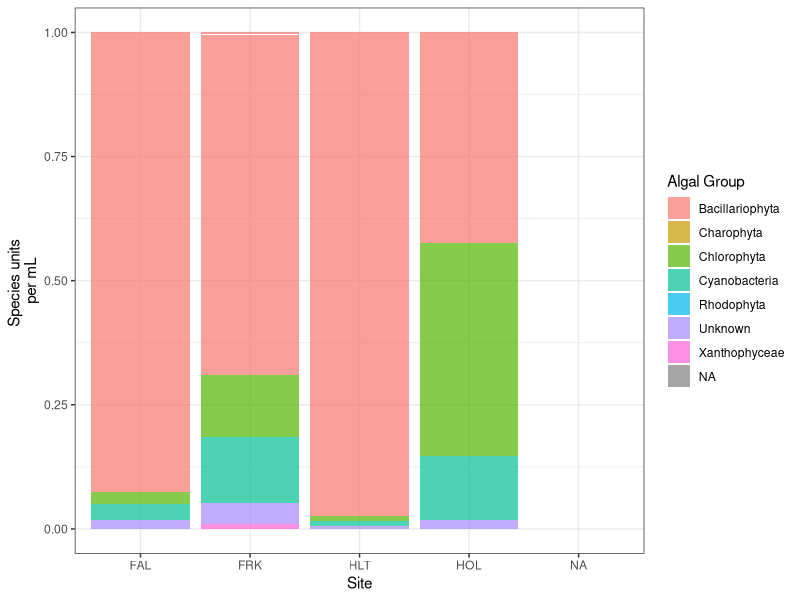
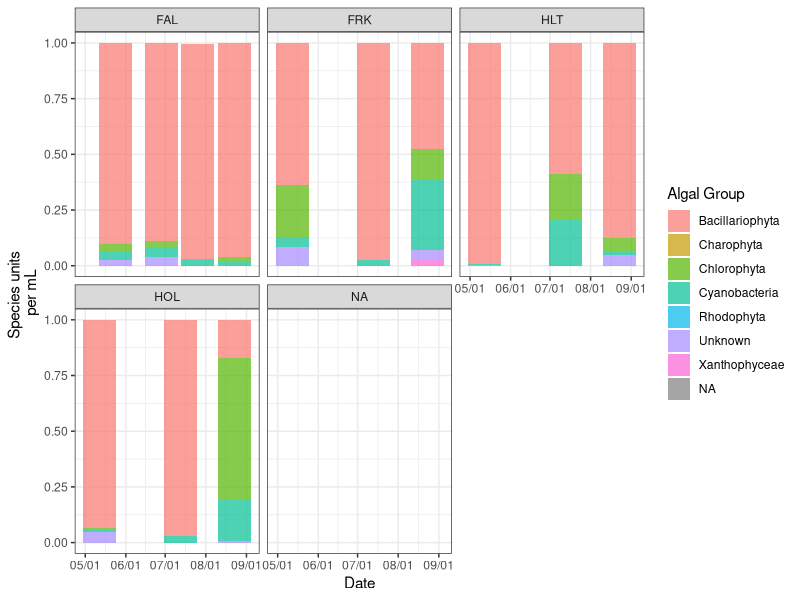
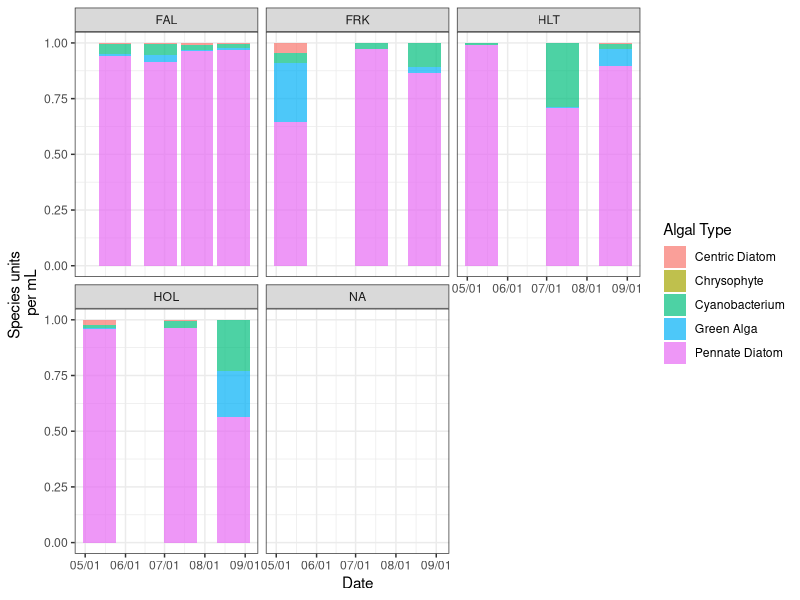
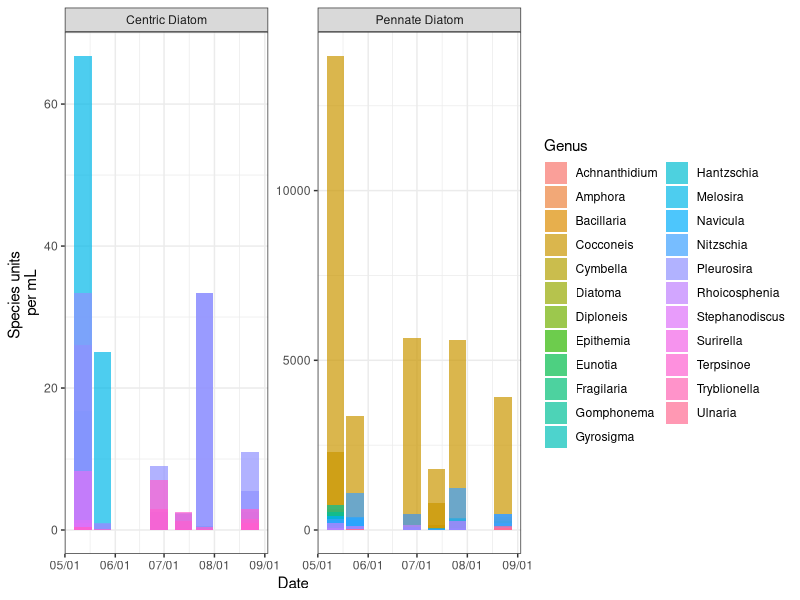
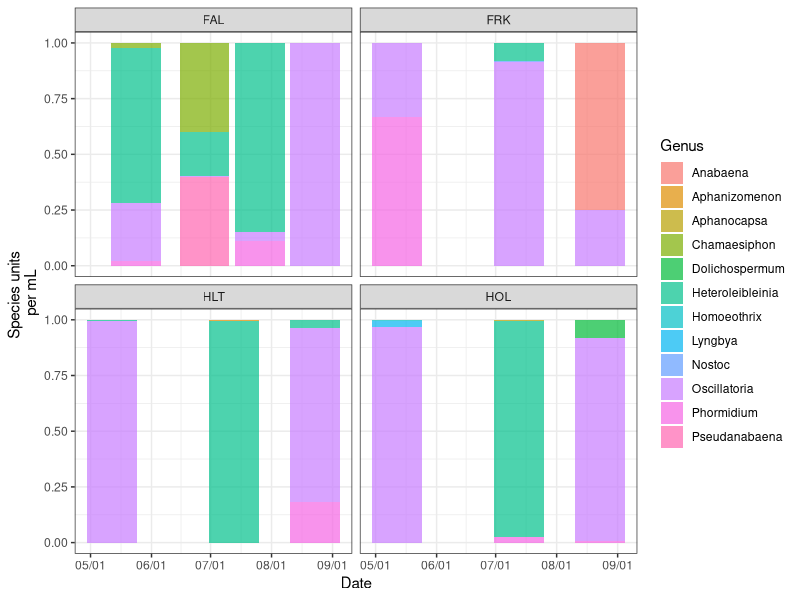
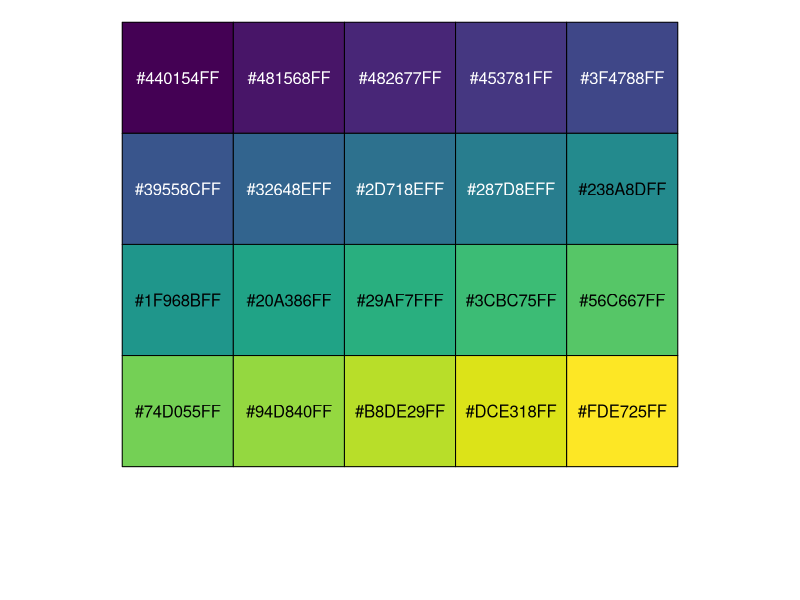
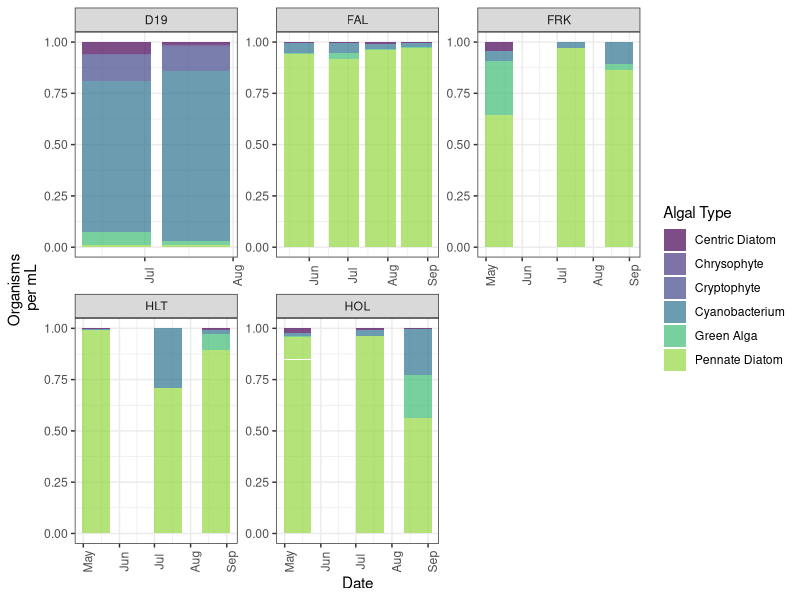

Write the R code that produced these figures, in order. (Note: this script raises an error after producing the figures.)
#Purpose: import, clean, wrangle and plot GreenWater Labs epiphytic algal community data
#(scraped from submerged aquatic vegetation by DWR NCRO) and from 1 meter grab samples at D19
#(collected by DWR EMP) from the Central Delta 2022
#Created on 10/19/2022
#Author: Elena Huynh, adapted from Rosemary Hartman and Dave Bosworth

rm(list = ls())

#Load packages
library(dplyr)
library(tidyr)
library(readxl)
library(purrr)
library(ggplot2)
library(lubridate)
library(scales)
library(tibble)
library(viridis)

library(here)
library(readxl)
##### 1. import data -----------------------------------------------------------
#setwd("GWL data")


#GreenWater Data
may <- read_excel(here("analysis_2022/data_raw/DWR_EpiphyticAlgae_Counts_220512.xlsx"),
                  col_names= c("Sample ID", "Site","Date", "Taxa", "Algal Group", "Counting Unit", "Cells_unit", "SpeciesUnits_ml", "SpeciesCells_ml","GroupTotalUnits_ml", "GroupTotalCells_ml","SampleTotalUnits_ml","SampleTotalCells_ml"), skip = 2) %>%
  mutate(Date = mdy(Date))

may24 <- read_excel(here("analysis_2022/data_raw/DWR_EpiphyticAlgae_Counts_220524.xlsx"),
                    col_names=c("Sample ID", "Site","Date", "Taxa", "Algal Group", "Counting Unit", "Cells_unit", "SpeciesUnits_ml", "SpeciesCells_ml","GroupTotalUnits_ml", "GroupTotalCells_ml","SampleTotalUnits_ml","SampleTotalCells_ml"), skip = 2) %>%
  mutate(Date = mdy(Date))

jun <- read_excel(here("analysis_2022/data_raw/DWR_EpiphyticAlgae_Counts_220607.xlsx"),
                  col_names=c("Sample ID", "Site","Date", "Time","Taxa", "Algal Group", "Counting Unit", "Cells_unit", "SpeciesUnits_ml", "SpeciesCells_ml","GroupTotalUnits_ml", "GroupTotalCells_ml","SampleTotalUnits_ml","SampleTotalCells_ml"), skip = 2) %>%
                  mutate(Date = mdy(Date))%>%
  dplyr::select(Time)

jun28 <- read_excel(here("analysis_2022/data_raw/DWR_EpiphyticAlgae_Counts_220628.xlsx"),
                    col_names=c("Sample ID", "Site","Time","Date","Taxa", "Algal Group", "Counting Unit", "Cells_unit", "SpeciesUnits_ml", "SpeciesCells_ml","GroupTotalUnits_ml", "GroupTotalCells_ml","SampleTotalUnits_ml","SampleTotalCells_ml"), skip = 2) %>%
  mutate(Date = lubridate::mdy(Date))%>%
  dplyr::select(-Time)

jul <- read_excel(here("analysis_2022/data_raw/DWR_EpiphyticAlgae_Counts_220713.xlsx"),
                  col_names=c("Sample ID", "Site","Date","Time", "Taxa","Algal Group", "Counting Unit", "Cells_unit", "SpeciesUnits_ml", "SpeciesCells_ml","GroupTotalUnits_ml", "GroupTotalCells_ml","SampleTotalUnits_ml","SampleTotalCells_ml"), skip = 2)%>%
  mutate(Date = mdy(Date))%>%
  dplyr::select(-Time)

jul26 <- read_excel(here("analysis_2022/data_raw/DWR_EpiphyticAlgae_Counts_220726.xlsx"),
                    col_names=c("Sample ID", "Site","Time", "Date", "Taxa","Algal Group", "Counting Unit", "Cells_unit", "SpeciesUnits_ml", "SpeciesCells_ml","GroupTotalUnits_ml", "GroupTotalCells_ml","SampleTotalUnits_ml","SampleTotalCells_ml"), skip = 2) %>%
  mutate(Date = lubridate::mdy(Date))%>%
  dplyr::select(-Time)

aug <- read_excel(here("analysis_2022/data_raw/DWR_EpiphyticAlgae_Counts_220823.xlsx"),
                  col_names=c("Sample ID", "Site","Date","Time", "Taxa","Algal Group", "Counting Unit", "Cells_unit", "SpeciesUnits_ml", "SpeciesCells_ml","GroupTotalUnits_ml", "GroupTotalCells_ml","SampleTotalUnits_ml","SampleTotalCells_ml"), skip = 2)%>%
  mutate(Date = mdy(Date))%>%
  dplyr::select(-Time)

aug31 <- read_excel(here("analysis_2022/data_raw/DWR_EpiphyticAlgae_Counts_220831.xlsx"),
                    col_names=c("Sample ID", "Site","Time", "Date","Taxa","Algal Group", "Counting Unit", "Cells_unit", "SpeciesUnits_ml", "SpeciesCells_ml","GroupTotalUnits_ml", "GroupTotalCells_ml","SampleTotalUnits_ml","SampleTotalCells_ml"), skip = 2) %>%
  mutate(Date = mdy(Date)) %>%
  dplyr::select(-Time)

#Phytoplankton classification data to apply to GWL data
phytoclass <- read_excel("analysis_2022/data_raw/DWR_EpiphyticAlgae_Phyto ClassificationwGreenwater.xlsx") %>%
  filter(!is.na(`Algal Type`)) %>%
  filter(!(is.na(Kingdom) & is.na(Phylum) & is.na(Class) & is.na(Genus)))

#EMP Data
AllEMPphyto <- read.csv("analysis_2022/data_raw/DWR_EpiphyticAlgae_AllEMPphyto.csv")
#EMP_data <- readxl::read_excel(here("analysis_2022/data_raw/EMP_Phytoplankton_Jan-Sept-2022.xlsx"))


##### 2. combine data sets -----------------------------------------------------
phyto <- bind_rows(may, may24, jun, jun28, jul, jul26, aug, aug31)

#### 3. high level plots of algal group ----------------------------------------

#save as new data frame
phyto_broad <- phyto

#parse date
phyto_broad <- phyto %>%

  mutate(Date = gsub("1899", "2022", Date))  %>%
  mutate(Date = ymd(Date))
phyto_broad$Site <- as.factor(phyto_broad$Site) #change Site to factor
phyto_broad <- phyto_broad %>% rename(AlgalGroup = 'Algal Group') #remove space in variable name


###### a. relative abundance of algal groups by site ####
broad_bysite <- ggplot(phyto_broad, aes(Site, SpeciesUnits_ml, fill = AlgalGroup)) +
  geom_col(position= "fill", alpha = 0.7) +
  theme_bw() +
  guides(fill = guide_legend(title="Algal Group")) +
  ylab("Species units \nper mL")
broad_bysite #Bacillariophyta (diatoms) are dominant across central Delta sites


###### b. relative abundance of algal groups by site and time ####

broad_bysitedate <- ggplot(phyto_broad, aes(Date, SpeciesUnits_ml, fill = AlgalGroup)) +
  geom_col(position= "fill", alpha = 0.7) +
  theme_bw() +
  guides(fill = guide_legend(title="Algal Group")) +
  ylab("Species units \nper mL")+
  facet_wrap(vars(Site)) +
  scale_x_date(date_breaks = "month", date_labels = "%m/%d")
broad_bysitedate


##### 4. Finer phyto classification --------------------------------------------

###### a. wrangle to match GWL data to phyto classification data ####

#match column name in classification data frame and GWL data frame
phytoclass_v2 <- phytoclass %>% rename(Taxa = Taxon)

#join phyto and phytoclass_v2 by Taxa column
new_phyto <- left_join(phyto_broad, phytoclass_v2, by = "Taxa")
#there are some observations where Algal Type = NA

#see observations with Algal Type = NA
algal_type_nas <- new_phyto[is.na(new_phyto$'Algal Type'),]
#these observations are duplicates

#remove duplicates, rename Algal Type without space
new_phyto2 <- new_phyto %>%
  group_by('Sample ID', Taxa) %>%
  slice_max(!is.na(`Algal Type`)) %>%
  rename(AlgalType = 'Algal Type') %>%
  filter(!is.na(AlgalType)) %>%
  ungroup()
#convert AlgalType to factor
new_phyto2$AlgalType <- as.factor(new_phyto2$AlgalType)


###### b. plot relative abundances by algal type ####

fine_bysitedate <- ggplot(new_phyto2, aes(Date, SpeciesUnits_ml, fill = AlgalType)) +
  geom_col(position= "fill", alpha = 0.7) +
  theme_bw() +
  guides(fill = guide_legend(title='Algal Type')) +
  ylab("Species units \nper mL")+
  facet_wrap(~Site) +
  scale_x_date(date_breaks = "month", date_labels = "%m/%d")
fine_bysitedate

#plot composition of pennate diatoms
diatom <- new_phyto2 %>% filter(AlgalGroup == "Bacillariophyta")
diatom$AlgalType <- as.factor(diatom$AlgalType)

diatom_bysitedate <- ggplot(diatom, aes(Date, SpeciesUnits_ml, fill = Genus)) +
  geom_col(position = "identity", alpha = 0.7) +
  theme_bw() +
  ylab("Species units \nper mL") +
  facet_wrap(vars(AlgalType), scales = "free") +
  scale_x_date(date_labels = "%m/%d")
diatom_bysitedate



###### c. cyanobacteria only plots ####

#new data frame for cyanobacteria
cyano <- new_phyto2 %>% filter(AlgalGroup == "Cyanobacteria")

cyano_bysitedate <- ggplot(cyano, aes(Date, SpeciesUnits_ml, fill = Genus)) +
  geom_col(position = "fill", alpha = 0.7) +
  theme_bw() +
  ylab("Species units \nper mL") +
  facet_wrap(vars(Site)) +
  scale_x_date(date_labels = "%m/%d")
cyano_bysitedate



##### 5. Prepare GWL data for join with EMP data --------------------------------

#create source ID column, rename columns to match EMP data
GW_data <- new_phyto2 %>%
  mutate(Source = "GWL") %>%
  rename(Taxon = Taxa,
        AlgalType = AlgalType,
        OrganismsPerMl = SpeciesUnits_ml)


#subset EMP data for only Franks Tract site in 2022, create source column, and rename Station column
EMP_Franks <- AllEMPphyto %>% mutate(Source = 'EMP') %>%
  mutate(Date = ymd(Date)) %>%
  filter(Station == "D19"& Year == "2022") %>%
  rename(Site = Station)

#join EMP and GWL data sets
all_phytos <- full_join(EMP_Franks, GW_data, by = c("Site","Date", "Taxon", "Genus", "OrganismsPerMl", "Source", "AlgalType")) %>%
  dplyr::select(c("Site", "Date", "Taxon", "Genus", "OrganismsPerMl", "Source", "AlgalType"))


#create a summary data frame with Genus and Algal Type
taxa <- group_by(all_phytos, Genus, AlgalType) %>%
  summarize(n = n())


#add zeroes to data frame to get average abundances later
#data frame is organized by Genus
phyto_wide <- pivot_wider(all_phytos, id_cols = c(Site, Date, Source), names_from = Genus,
                          values_from = 'OrganismsPerMl', values_fill = 0, values_fn = sum)

#join summarized taxa data (counts of observations of each Genus)
phyto_wzeroes <- pivot_longer(phyto_wide, cols = 'Cocconeis':last_col() ,names_to = 'Genus', values_to = 'OrgsPerMl') %>%
  left_join(taxa)

phyto_wzeroes$AlgalType <- as.factor(phyto_wzeroes$AlgalType)
phyto_wzeroes <- phyto_wzeroes %>%
  mutate(Date = ymd(Date)) %>%
  filter(!is.na(Site))


#viridis codes NAs as white, so create vector manually with viridis hex codes
vir <- c("#440154FF", "#481568FF", "#482677FF", "#453781FF","#3F4788FF","#39558CFF",
         "#32648EFF","#2D718EFF", "#287D8EFF", "#238ADFF", "#1F968BFF", "#20A386FF",
         "#29AF7FFF", "#3CBC75FF", "#56C667FF", "#74D055FF", "#94D840FF", "#B8DE29FF",
         "#DCE318FF", "#FDE725FF")
show_col(viridis_pal()(20)) #use as hex code reference

#partial viridis palette for range of colors that is more easily distinguishable
vir2 <-c("#440154FF", "#453781FF","#3F4788FF",
         "#2D718EFF",
         "#3CBC75FF",  "#94D840FF",
         "#FDE725FF")

##### 6. Plot GreenWater and EMP samples ---------------------------------------

###### a. all taxa --------
#adjust and save geom_col() position argument (default or fill) and facet_wrap() scales arguments (free and fixed)
ggplot(phyto_wzeroes, aes(Date, OrgsPerMl, fill = AlgalType)) +
  geom_col(alpha = 0.7, width = 24, position = "fill") +
  theme_bw() +
  guides(fill = guide_legend(title='Algal Type')) +
  ylab("Organisms \nper mL")+
  facet_wrap(vars(Site), scales = "free") +
  scale_x_date(date_breaks = "month", date_labels = "%b")+
  scale_fill_manual(values = vir2)+
  theme(axis.text.x = element_text(angle = 90))
ggsave("allalgaeprop.tiff", device = "tiff", width = 9, height = 7)




###### b. cyanobacteria only -------
#subset just cyanos
allcyano <- phyto_wzeroes %>% filter(AlgalType == "Cyanobacterium")


#Figure 27
plot_allcyano <- ggplot(allcyano, aes(Date, OrgsPerMl, fill = Genus)) +
  geom_col( width = 24) +
  theme_bw() +
  guides(fill = guide_legend(title='Genus')) +
  ylab("Organisms \nper mL")+
  facet_wrap(~Site) +
  scale_x_date(date_breaks = "month", date_labels = "%b")+
  scale_fill_viridis(option = 'H', discrete=TRUE)+
  theme(axis.text.x = element_text(angle = 90),
        axis.title.x = element_blank())
#D19 has magnitudes greater abundance than other sites

png(filename = here("analysis_2022", "figures", "plot_epiphytic_allcyano.png"), width = 8, height = 7, units = "in", pointsize = 12, family = "sans", res = 300)
plot_allcyano
dev.off()
#ggsave("figures/allcyano.tiff", device = "tiff", width = 9, height = 7)

#Figure 28
plot_cyanoprop <- ggplot(allcyano, aes(Date, OrgsPerMl, fill = Genus)) +
  geom_col(position = "fill",   width = 24) +
  theme_bw() +
  guides(fill = guide_legend(title='Genus')) +
  ylab("Organisms \nper mL")+
  facet_wrap(~Site) +
  scale_x_date(date_breaks = "month", date_labels = "%b")+
  scale_fill_viridis(option = 'H', discrete=TRUE)+
  theme(axis.text.x = element_text(angle = 90),
        axis.title.x = element_blank())
#D19 has magnitudes greater abundance than other sites

png(filename = here("analysis_2022", "figures", "plot_epiphytic_allcyano_prop.png"), width = 8, height = 7, units = "in", pointsize = 12, family = "sans", res = 300)
plot_cyanoprop
dev.off()

#ggsave("figures/allcyanoprop.tiff", device = "tiff", width = 9, height = 7)


####### c. toxic cyano species ----------
toxsp <- allcyano %>%
  filter(Genus %in% c("Aphanizomenon", "Anabaena",  "Anabaenopsis","Aphanocapsa","Cylindrospermopsis","Dolichospermum",
                      "Lyngbya","Merismopedia", "Microcystis", "Nostoc", "Oscillatoria",
                      "Phormidium","Planktothrix", "Pseudanabaena", "Trichodesmium"))

ggplot(toxsp, aes(Date, OrgsPerMl, fill = Genus)) +
  geom_col(position="fill", alpha = 0.7, width = 24) +
  theme_bw() +
  guides(fill = guide_legend(title='Genus')) +
  ylab("Organisms \nper mL")+
  facet_wrap(vars(Site), scales = "fixed") +
  scale_x_date(date_breaks = "month", date_labels = "%b") +
  scale_fill_viridis( discrete=TRUE, option = "turbo")
#ggsave("toxHABprop.tiff", device = "tiff", width = 9, height = 7)


# Fig 29
plot_toxins <- ggplot(toxsp, aes(Date, OrgsPerMl, fill = Genus)) +
  geom_col( width = 24) +
  theme_bw() +
  guides(fill = guide_legend(title='Genus')) +
  ylab("Organisms \nper mL")+
  facet_wrap(~Site) +
  scale_x_date(date_breaks = "month", date_labels = "%b") +
  scale_fill_viridis( discrete=TRUE, option = "turbo") +
  theme(axis.text.x = element_text(angle =  90))+
  theme(axis.text.x = element_text(angle = 90),
        axis.title.x = element_blank())
#ggsave("figures/toxHABprop.tiff", device = "tiff", width = 9, height = 7)

png(filename = here("analysis_2022", "figures", "plot_epiphytic_toxins_prop.png"), width = 8, height = 7, units = "in", pointsize = 12, family = "sans", res = 300)
plot_toxins
dev.off()

